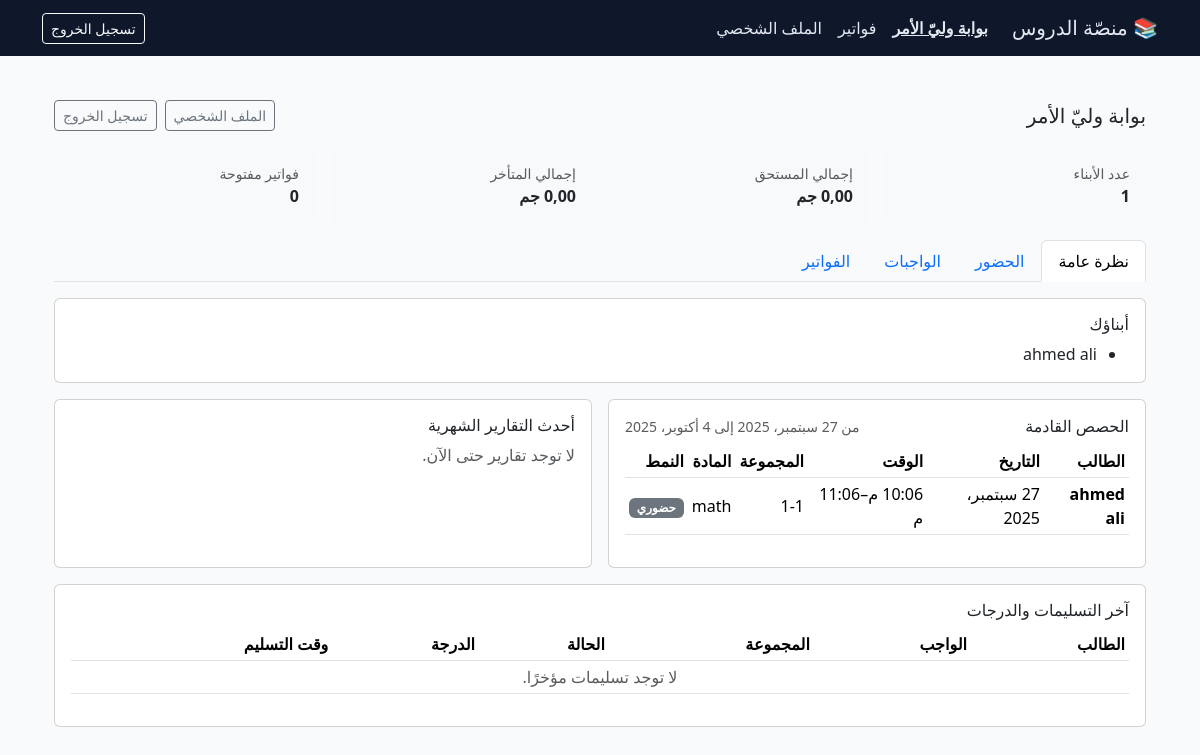
Page /parent/ (signed in) on the committed database.
### core/models.py (models this page shows, shortened)
class Student(models.Model):
    first_name = models.CharField(_("الاسم الأول"), max_length=60)
    last_name = models.CharField(_("اسم العائلة"), max_length=60)
    dob = models.DateField(_("تاريخ الميلاد"), null=True, blank=True)
    school_name = models.CharField(_("اسم المدرسة"), max_length=120, blank=True)
    parent = models.ForeignKey(
        ParentProfile,
        null=True,
        blank=True,
        on_delete=models.SET_NULL,
        verbose_name=_("وليّ الأمر"),
    )
    checkin_code = models.CharField(
        _("كود الحضور"), max_length=12, blank=True, null=True
    )
    phone = models.CharField(_("رقم الهاتف"), max_length=20, blank=True)
    email = models.EmailField(_("البريد الإلكتروني"), blank=True)
    class Meta:
        verbose_name = _("طالب")
        verbose_name_plural = _("طلاب")

class ClassSession(models.Model):
    group = models.ForeignKey(
        Group,
        on_delete=models.CASCADE,
        related_name="sessions",
        verbose_name=_("المجموعة"),
    )
    teacher = models.ForeignKey(
        TeacherProfile, on_delete=models.PROTECT, verbose_name=_("المدرّس")
    )
    subject = models.ForeignKey(
        Subject,
        on_delete=models.SET_NULL,
        null=True,
        blank=True,
        verbose_name=_("المادة"),
    )
    date = models.DateField(_("التاريخ"))
    start_time = models.TimeField(_("وقت البداية"))
    end_time = models.TimeField(_("وقت النهاية"))
    topic = models.CharField(_("الموضوع"), max_length=200, blank=True)
    is_online = models.BooleanField(_("أونلاين؟"), default=True)
    meeting_link = models.URLField(_("رابط الحصة"), blank=True)
    notes = models.TextField(_("ملاحظات"), blank=True)
    qr_token = models.CharField(_("توكن QR"), max_length=64, blank=True)
    qr_token_expires_at = models.DateTimeField(
        _("انتهاء التوكن"), null=True, blank=True
    )
    class Meta:
        verbose_name = _("حصة")
        verbose_name_plural = _("حصص")
        unique_together = ("group", "date", "start_time")

### core/views.py (the view)
    @login_required
    def _wrapped(request, *args, **kwargs):
        parent = _get_parent(request.user)
        if not parent:
            return redirect("/accounts/login/")
        request.parent = parent
        return view_func(request, *args, **kwargs)

### core/context_processors.py (called while the page is built)
def user_roles(request):
    u = getattr(request, "user", None)
    return {
        "is_auth": bool(u and u.is_authenticated),
        "is_teacher": bool(u and u.is_authenticated and hasattr(u, "teacherprofile")),
        "is_parent": bool(u and u.is_authenticated and hasattr(u, "parent_profile")),
        "is_student": bool(u and u.is_authenticated and hasattr(u, "student_profile")),
    }

### core/queries.py (called while the page is built)
def attendance_window_q(date_from: date, date_to: date):
    q = Q()
    if date_from:
        q &= Q(session__date__gte=date_from)
    if date_to:
        q &= Q(session__date__lte=date_to)
    return q

def pct(num, den):
    if not den:
        return 0
    return round((num / den) * 100, 2)

### core/views.py (called while the page is built)
def paginate(request, qs, per_page=10, page_param="page"):
    pg = Paginator(qs, per_page)
    return pg.get_page(request.GET.get(page_param))

def _get_parent(user):
    try:
        return ParentProfile.objects.get(user=user)
    except ParentProfile.DoesNotExist:
        return None

def parent_required(view_func):
    @login_required
    def _wrapped(request, *args, **kwargs):
        parent = _get_parent(request.user)
        if not parent:
            return redirect("/accounts/login/")
        request.parent = parent
        return view_func(request, *args, **kwargs)
    return _wrapped

### core/templates/core/parent_dashboard.html (shortened to what this page needs)
{% extends "base.html" %}
{% load static %}
{% load querystring %}
{% load misc %}
{% block content %}
<div class="container py-4">
  <div class="d-flex justify-content-between align-items-center mb-3">
    <h1 class="h5 m-0">بوابة وليّ الأمر</h1>
    <div class="d-flex gap-2">
      <a class="btn btn-outline-secondary btn-sm" href="{% url 'core:account_profile' %}">الملف الشخصي</a>
      <a class="btn btn-outline-secondary btn-sm" href="{% url 'core:logout' %}">تسجيل الخروج</a>
    </div>
  </div>
  <div class="row g-3 mb-3">
    <div class="col-6 col-lg-3">
      <div class="p-3 bg-light rounded">
        <div class="small text-muted">عدد الأبناء</div>
        <div class="fw-bold">{{ kids|length }}</div>
      </div>
    </div>
    <div class="col-6 col-lg-3">
      <div class="p-3 bg-light rounded">
        <div class="small text-muted">إجمالي المستحق</div>
        <div class="fw-bold">{{ billing.total_due }} جم</div>
      </div>
    </div>
    <div class="col-6 col-lg-3">
      <div class="p-3 bg-light rounded">
        <div class="small text-muted">إجمالي المتأخر</div>
        <div class="fw-bold">{{ billing.total_overdue }} جم</div>
      </div>
    </div>
    <div class="col-6 col-lg-3">
      <div class="p-3 bg-light rounded">
        <div class="small text-muted">فواتير مفتوحة</div>
        <div class="fw-bold">{{ billing.open_count }}</div>
      </div>
    </div>
  </div>
  <ul class="nav nav-tabs mb-3" role="tablist">
    <li class="nav-item"><button class="nav-link active" data-bs-toggle="tab" data-bs-target="#tab-overview" type="button">نظرة عامة</button></li>
    <li class="nav-item"><button class="nav-link" data-bs-toggle="tab" data-bs-target="#tab-att" type="button">الحضور</button></li>
    <li class="nav-item"><button class="nav-link" data-bs-toggle="tab" data-bs-target="#tab-hw" type="button">الواجبات</button></li>
    <li class="nav-item"><button class="nav-link" data-bs-toggle="tab" data-bs-target="#tab-billing" type="button">الفواتير</button></li>
  </ul>
  <div class="tab-content">
    <div class="tab-pane fade show active" id="tab-overview">
      <div class="card p-3 mb-3">
        <h2 class="h6 mb-2">أبناؤك</h2>
        {% if kids %}
          <ul class="m-0">
            {% for s in kids %}
              <li>{{ s.first_name }} {{ s.last_name }}</li>
            {% endfor %}
          </ul>
        {% else %}
          <div class="text-muted">لا يوجد طلاب مرتبطون بهذا الحساب.</div>
        {% endif %}
      </div>
      <div class="row g-3">
        <div class="col-lg-6">
          <div class="card p-3 h-100">
            <div class="d-flex justify-content-between align-items-center mb-2">
              <h2 class="h6 m-0">الحصص القادمة</h2>
              <small class="text-muted">من {{ today }} إلى {{ next_week }}</small>
            </div>
            <div class="table-responsive">
              <table class="table table-sm align-middle">
                <thead>
                  <tr>
                    <th>الطالب</th>
                    <th>التاريخ</th>
                    <th>الوقت</th>
                    <th>المجموعة</th>
                    <th>المادة</th>
                    <th>النمط</th>
                  </tr>
                </thead>
                <tbody>
                {% for s in sessions %}
                  <tr>
                    <td class="fw-semibold">{{ s.student_first }} {{ s.student_last }}</td>
                    <td>{{ s.date }}</td>
                    <td>{{ s.start_time }}–{{ s.end_time }}</td>
                    <td>{{ s.group_name }}</td>
                    <td>{{ s.subj_name|default:"—" }}</td>
                    <td>
                      {% if s.is_online %}
                        <span class="badge bg-success">أونلاين</span>
                      {% else %}
                        <span class="badge bg-secondary">حضوري</span>
                      {% endif %}
                    </td>
                  </tr>
                {% empty %}
                  <tr><td colspan="6" class="text-center text-muted">لا توجد حصص قادمة.</td></tr>
                {% endfor %}
                </tbody>
              </table>
            </div>
          </div>
        </div>
        <div class="col-lg-6">
          <div class="card p-3 h-100">
            <h2 class="h6 mb-2">أحدث التقارير الشهرية</h2>
            {% if last_reports_pairs %}
              <div class="table-responsive">
                <table class="table table-sm align-middle">
                  <thead>
                    <tr>
                      <th>الطالب</th>
                      <th>الشهر</th>
                      <th>الحضور %</th>
                      <th>متوسط الواجب</th>
                      <th></th>
                    </tr>
                  </thead>
                  <tbody>
                    {% for s, rep in last_reports_pairs %}
                      <tr>
                        <td>{{ s.first_name }} {{ s.last_name }}</td>
                        <td>{{ rep.month }}/{{ rep.year }}</td>
                        <td>{{ rep.attendance_pct }}</td>
                        <td>{% if rep.avg_homework_score %}{{ rep.avg_homework_score }}{% else %}<span class="text-muted">—</span>{% endif %}</td>
                        <td>
                          <a class="btn btn-sm btn-outline-primary" href="{% url 'core:parent_report_view' s.id rep.year rep.month %}">عرض</a>
                          <a class="btn btn-sm btn-primary" href="{% url 'core:parent_report_pdf' s.id rep.year rep.month %}">PDF</a>
                        </td>
                      </tr>
                    {% endfor %}
                  </tbody>
                </table>
              </div>
            {% else %}
              <div class="text-muted">لا توجد تقارير حتى الآن.</div>
            {% endif %}
          </div>
        </div>
        <div class="col-12">
          <div class="card p-3">
            <h2 class="h6 mb-2">آخر التسليمات والدرجات</h2>
            <div class="table-responsive">
              <table class="table table-sm align-middle">
                <thead>
                  <tr>
                    <th>الطالب</th>
                    <th>الواجب</th>
                    <th>المجموعة</th>
                    <th>الحالة</th>
                    <th>الدرجة</th>
                    <th>وقت التسليم</th>
                  </tr>
                </thead>
                <tbody>
                {% for sub in submissions %}
                  <tr>
                    <td>{{ sub.student.first_name }} {{ sub.student.last_name }}</td>
                    <td>{{ sub.assignment.title }}</td>
                    <td>{{ sub.assignment.group.name }}</td>
                    <td>{{ sub.get_status_display }}</td>
                    <td>{% if sub.grade != None %}{{ sub.grade }}{% else %}<span class="text-muted">—</span>{% endif %}</td>
                    <td>{{ sub.submitted_at|date:"Y-m-d H:i" }}</td>
                  </tr>
                {% empty %}
                  <tr><td colspan="6" class="text-center text-muted">لا توجد تسليمات مؤخرًا.</td></tr>
                {% endfor %}
                </tbody>
              </table>
            </div>
          </div>
        </div>
      </div>
    </div>
  </div>
</div>
{% endblock %}

### core/templates/base.html (style rules this page uses)
body { background:#f8fafc }

### rows in the picture
Student: first_name "ahmed", last_name "ali"
ClassSession: student_first "ahmed", student_last "ali", date "27 سبتمبر، 2025", start_time "10:06 م", end_time "11:06 م", group_name "1-1", subj_name "math", is_online "حضوري"

### other values in the picture
{{ kids|length }} "1"
{{ billing.total_due }} "0,00"
{{ billing.total_overdue }} "0,00"
{{ billing.open_count }} "0"
{{ next_week }} "4 أكتوبر، 2025"
